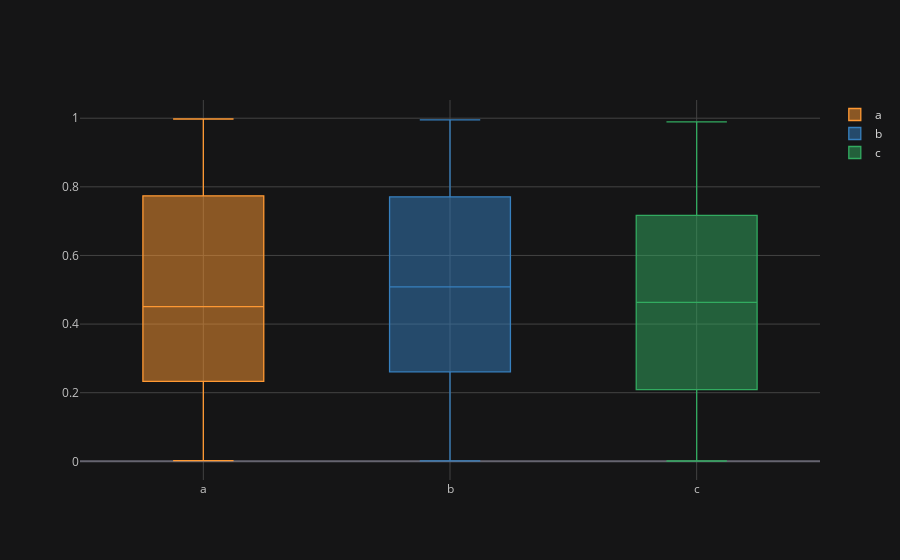

Here is the notebook cell this chart was saved with:
### Code cell
cf.set_config_file(theme="solar")
df.iplot(kind="box")

### Figure 1 — Plotly figure (JSON) as saved in the notebook; plotly's stock layout.template omitted (floating-point values rounded to 4 significant figures; data arrays with more than 128 entries replaced by an {"elided": "..."} marker saying what was removed)
{"data": [{"boxpoints": false, "line": {"width": 1.3}, "marker": {"color": "rgba(255, 153, 51, 1.0)"}, "name": "a", "orientation": "v", "type": "box", "y": {"elided": "300 float values"}}, {"boxpoints": false, "line": {"width": 1.3}, "marker": {"color": "rgba(55, 128, 191, 1.0)"}, "name": "b", "orientation": "v", "type": "box", "y": {"elided": "300 float values"}}, {"boxpoints": false, "line": {"width": 1.3}, "marker": {"color": "rgba(50, 171, 96, 1.0)"}, "name": "c", "orientation": "v", "type": "box", "y": {"elided": "300 float values"}}], "layout": {"legend": {"bgcolor": "#151516", "font": {"color": "#D9D9D9"}}, "paper_bgcolor": "#151516", "plot_bgcolor": "#151516", "title": {"font": {"color": "#D9D9D9"}}, "xaxis": {"gridcolor": "#434343", "showgrid": true, "tickfont": {"color": "#C2C2C2"}, "title": {"font": {"color": "#D9D9D9"}, "text": ""}, "zerolinecolor": "#666570"}, "yaxis": {"gridcolor": "#434343", "showgrid": true, "tickfont": {"color": "#C2C2C2"}, "title": {"font": {"color": "#D9D9D9"}, "text": ""}, "zerolinecolor": "#666570"}}}
